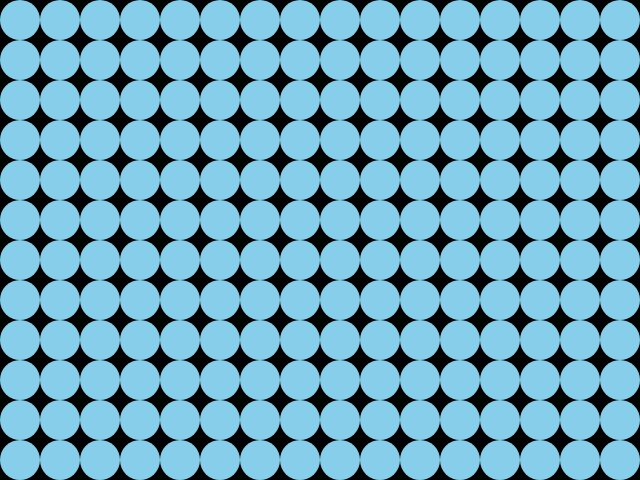
Frame 1 (no input)
Frame 60 (no input): identical to frame 1, image omitted
Frame 120 (the mouse pressed at the canvas centre since frame 60): identical to frame 1, image omitted

The p5.js sketch that drew this single still picture (run headless with seeded random() and noise() and a simulated clock; from frame 60 on, the mouse is pressed at the canvas centre):

// p5.js sketch
// ── sketch.js
let tileNumX = 16;
let tileNumY = 12;

function setup() {
  createCanvas(640, 480);
}

function draw() {
  background(0);
  noStroke();
  fill('skyblue');
  //let or var로 변수 설정 int/float와 같은 타입구분x
  //   for (let column = 0; column < width; column += 40) {
  //     for (let row = 0; row < width; row += 40) {
  //       let x = 20 + column;
  //       let y = 20 + row;
  //       let diameter = 30;
  //       circle(x, y, diameter);
  //     }
  //   }
  // }

  for (let row = 0; row < tileNumY; row++) {
    for (let column = 0; column < tileNumX; column++) {
      let tileW = width / tileNumX;
      let tileH = height / tileNumY;
      let x = tileW * 0.5 + column * tileW;
      let y = tileH * 0.5 + row * tileH;
      ellipse(x, y, tileW, tileH);
    }
  }
}
